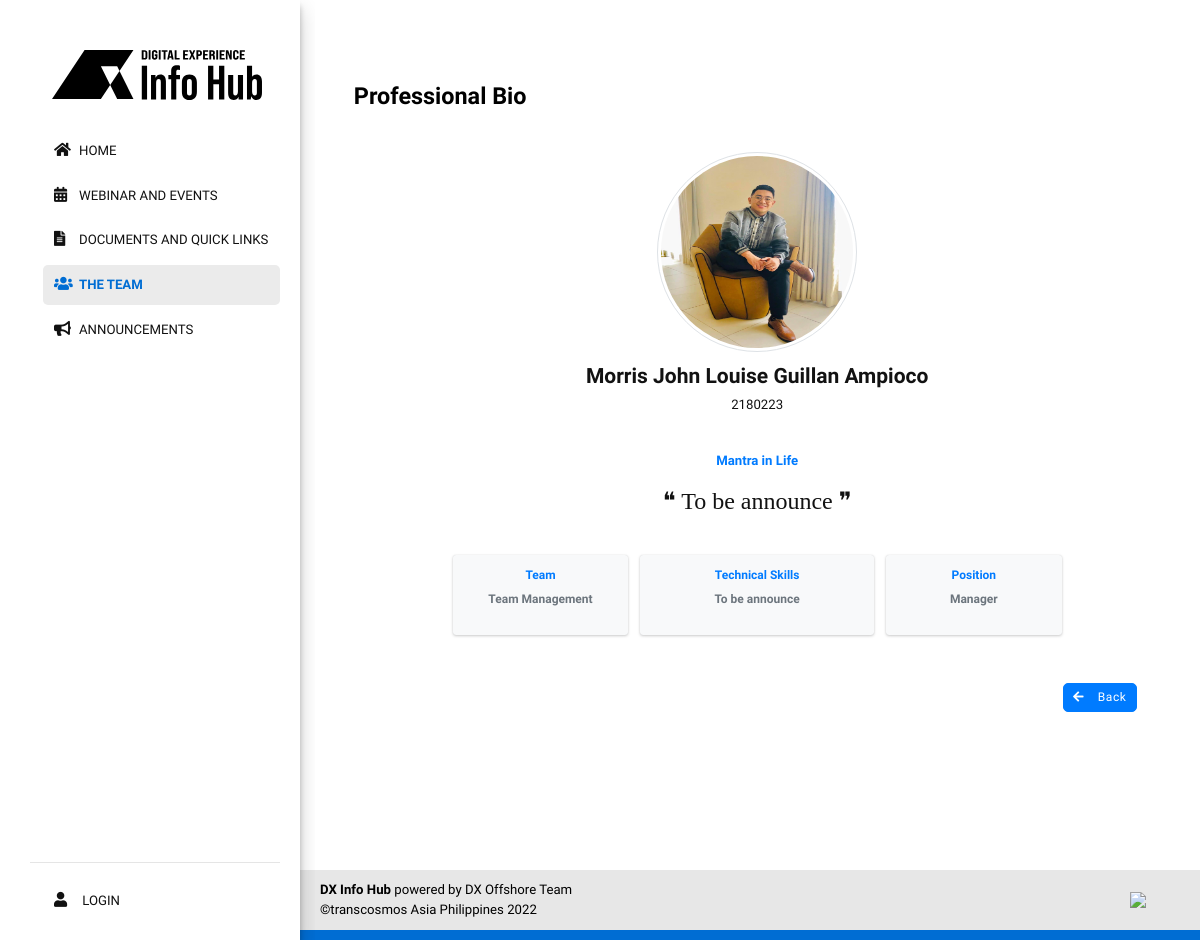
Page /pages/users/o-user-profile.php?id=3 on the committed database.
### tables this page shows
CREATE TABLE `users` (
  `user_id` bigint(20) NOT NULL,
  `user_employee_id` varchar(50) NOT NULL DEFAULT '',
  `user_email` varchar(100) NOT NULL DEFAULT '',
  `user_password` varchar(200) NOT NULL DEFAULT '',
  `user_firstname` varchar(100) NOT NULL DEFAULT '',
  `user_middlename` varchar(100) NOT NULL DEFAULT '',
  `user_lastname` varchar(100) NOT NULL DEFAULT '',
  `user_nickname` varchar(50) NOT NULL DEFAULT '',
  `user_photo` varchar(100) NOT NULL DEFAULT '',
  `role_ids` varchar(1000) NOT NULL DEFAULT ',',
  `permissions` varchar(1000) NOT NULL DEFAULT ',',
  `user_position` int(11) NOT NULL DEFAULT 0,
  `user_level` int(11) NOT NULL DEFAULT 1,
  `user_gender` varchar(100) NOT NULL,
  `user_mobile` varchar(50) NOT NULL DEFAULT '',
  `team_id` bigint(20) NOT NULL DEFAULT 0,
  `user_hiredate` int(11) NOT NULL DEFAULT 0,
  `user_enddate` int(11) NOT NULL DEFAULT 0,
  `user_mantra_in_life` varchar(300) NOT NULL,
  `user_skills` varchar(300) NOT NULL,
  `starting_date` int(11) NOT NULL DEFAULT 0,
  `data_per_page` int(11) NOT NULL DEFAULT 20,
  `user_last_login` int(11) NOT NULL DEFAULT 0,
  `user_log_attempts` int(11) DEFAULT NULL,
  `lockout_timestamp` datetime DEFAULT NULL,
  `user_status` float NOT NULL DEFAULT 0,
  `temp_del` int(11) NOT NULL DEFAULT 0
);

CREATE TABLE `teams` (
  `id` int(11) NOT NULL,
  `team_name` varchar(100) NOT NULL,
  `team_status` int(11) NOT NULL DEFAULT 0,
  `temp_del` int(11) NOT NULL DEFAULT 0,
  `timestamp` timestamp NOT NULL DEFAULT current_timestamp() ON UPDATE current_timestamp()
);

CREATE TABLE `positions` (
  `position_id` bigint(20) NOT NULL,
  `position_name` varchar(100) NOT NULL DEFAULT ''
);

### includes/functions.php (called while the page is built, shortened)
<?php
function renderLang($lang_arr) {
	if(isset($lang_arr[$GLOBALS['default_lang_idx']])) {
		if($lang_arr[$GLOBALS['default_lang_idx']] != '') {
			$return = $lang_arr[$GLOBALS['default_lang_idx']];
		} else {
			$return = $lang_arr[0];
		}
	} else {
		$return = $lang_arr[0];
	}
	return $return;
}
function getTable($sql_table) {
	$r = array();
	$sql = $GLOBALS['pdo']->prepare("SELECT * FROM ".$sql_table);
	$sql->execute();
	while($data = $sql->fetch(PDO::FETCH_ASSOC)) {
		array_push($r,$data);
	}
	return $r;
}
?>

### includes/lang/forms.php (called while the page is built, shortened)
<?php
$btn_back = array(
	'Back',
	'バック'
);
?>

### pages/users/o-user-profile.php (the view, shortened to what this page needs)
<?php
require($_SERVER['DOCUMENT_ROOT'].'/includes/config.php');
 $user_id = (isset($_GET['id']) ? $_GET['id'] : '');
 $positions_arr = getTable('positions');
 $teams_arr = getTable('teams');
 $sql = $pdo->prepare("SELECT * FROM users WHERE user_id = :user_id LIMIT 1");
 $sql->bindParam(":user_id",$user_id);
 $sql->execute();
 if($sql->rowCount()) {
?>
<!DOCTYPE html>
<html>
<head>
    <?php require($_SERVER['DOCUMENT_ROOT'].'/includes/common/links.php');  ?>
    <link href="/assets/css/profile.css" rel="stylesheet">
    <link href="/assets/css/announcement.css" rel="stylesheet"/>
</head>
<body id="profile">
	<div class="container">
        <div class="col-3 col-s-3 menu">
            <?php require($_SERVER['DOCUMENT_ROOT'].'/includes/common/parent-sidebar.php');  ?>
        </div>
        <section class="main-area col-s-9 d-column mb-4">
			<div class="announcement mb-2">
				<h2 class="mb-3"><span>Professional Bio</span></h2>
			</div>
            <?php
                $sql = $pdo->prepare("SELECT * FROM users WHERE user_id ='".$user_id."'");
                $sql->execute();
                $row = $sql->fetchAll(PDO::FETCH_ASSOC);
                foreach($row as $key => $data) {
                    if($data['user_status'] != 1) {
                        ?>
                    <div class="row mx-5 information">
                        <div class="col- text-center mx-5">
                            <div class="m-3">
                                <img class="profile-user-img img-fluid img-circle border" style="height:200px;width:200px;"
                                src='/assets/images/team-images/<?php echo $data['user_photo']?>'
                                alt="User profile picture">
                            </div>
                            <h3 class="profile-username"><?php echo $data["user_firstname"].' '.$data["user_middlename"].' '.$data["user_lastname"] ?></h3>
                            <p class="mb-5"><?php echo $data["user_employee_id"] ?></p>
                            <p class="text-primary text-center font-weight-bold">Mantra in Life</p>
                            <p class="details mb-5">❝ <?php echo $data["user_mantra_in_life"]; ?> ❞</p>
                            <div class="row justify-content-center">
                                <div class="col-sm-3 bg-light info-box">
                                        <div class="info-box-content">
                                            <span class="info-box-text text-center text-primary font-weight-bold mb-2">Team</span>
                                            <?php
                                                foreach($teams_arr as $team) {
                                                    if($team['id'] == $data['team_id']) {
                                                        echo '<span class="info-box-number text-center text-muted">'.$team['team_name'].'</span>';
                                                        break;
                                                    }
                                                }
                                            ?>
                                        </div>
                                    </div>
                                    <div class="col-sm-4 bg-light info-box mx-3">
                                        <div class="info-box-content">
                                            <span class="info-box-text text-center text-primary font-weight-bold mb-2">Technical Skills</span>
                                            <span class="info-box-number text-center text-muted mb-2"><?php echo $data["user_skills"]; ?></span>
                                        </div>
                                    </div>
                                    <div class="col-sm-3 bg-light info-box ">
                                        <div class="info-box-content">
                                            <span class="info-box-text text-center text-primary font-weight-bold  mb-2">Position</span>
                                            <?php
                                            foreach($positions_arr as $position) {
                                                if($position['position_id'] == $data["user_position"]) {
                                                echo  '<span class="info-box-number text-center text-muted">'.$position["position_name"].'</span>';
                                                    break;
                                                }
                                            }
                                        ?>
                                        </div>
                                    </div>
                                </div>
                        </div>
                    </div>
                    <div class="text-right m-5">
                        <a href="/o-teams" class="btn btn-primary">
                            <i class="fa fa-arrow-left "></i>
                            <?php echo renderLang($btn_back); ?>
                        </a>
                    </div>
                <?php }
                }
            ?>
        </section>
    </div>
    <?php require($_SERVER['DOCUMENT_ROOT'].'/includes/common/parent-footer.php');  ?>
</body>
</html>
<?php
} else {
	header('location: /o-teams');
}
?>

### assets/css/common.css (style rules this page uses)
html { font-size: 12px; }
.announcement { margin-bottom: 1rem; padding: 1rem; background-color: #fff; border-radius: .25rem; }

### assets/css/style.css (style rules this page uses)
:root { --blue: #006DD3; --gray: #E7E7E7; --dark-gray: #606060; --white: #fff; --black: #121212; }
body p, a { font-size: 1.1rem; }
.btn { border-radius: 5px; letter-spacing: 0.05rem; }
.btn .fa { margin-right: 10px; }
@media (min-width: 1200px) { .container { max-width: 1300px !important; } }
@media (min-width: 1200px) { .h1, .h2, .h3, .h4, .h5, .h6, h1, h2, h3, h4, h5, h6 { font-weight: bold !important; text-transform: none; } }
@media (min-width: 1200px) { body { font-family: 'Inter Tight', sans-serif; color: var(--black); height: 100%; font-size: 1rem; } }
@media (min-width: 1200px) { * { box-sizing: border-box; } }
@media (min-width: 1200px) { .container { margin: 0 auto; width: 90%; } }
@media (min-width: 1200px) { .container::after { content: ""; clear: both; display: table; } }
@media (min-width: 1200px) { [class*="col-"] { float: left; } }
@media (min-width: 1200px) { h2 { font-size: 1.5rem; font-weight: 600; } }
@media (min-width: 1200px) { .col-3.col-s-3.menu { position: relative; padding: 45px 20px 7px 30px; box-shadow: 0 10px 20px rgba(0,0,0,.19),0 6px 6px rgba(0,0,0,.23); clip-path: inset(0px -15px 0px 0px); min-height: 100%; height: 100vh; left: 0; position: fixed; background-color: var(--white); } }
@media (min-width: 1200px) { .main-area h2 { font-size: 1.95rem; font-weight: 100; margin: 0; color: #000; } }
[class*="col-"] { width: 100%; }
@media only screen and (min-width: 600px) { .col-s-3 { width: 22%; } }
@media only screen and (min-width: 600px) { .col-s-9 { width: 75%; } }
@media only screen and (min-width: 600px) { .main-area { width: 78%; } }
@media only screen and (min-width: 768px) { .col-3 { width: 25%; } }
@media only screen and (min-width: 768px) { .main-area { overflow: hidden;max-width: 78%; } }
@media only screen and (min-width: 768px) { .main-area { float: right; margin-top: 45px; } }

### assets/css/profile.css (style rules this page uses)
p.details { font-family: 'Volkhov', serif; font-size: 2rem; text-align: center; }

### assets/css/announcement.css (style rules this page uses)
section.main-area.col-s-9.d-column.mb-4 { margin: 70px -40px 0 !important; min-height: 100vh; }

### rows in the picture
users: user_photo (picture), user_firstname "Morris John Louise", user_middlename "Guillan", user_lastname "Ampioco", user_employee "2180223", user_mantra_in_life "To be announce", user_skills "To be announce"
teams: team_name "Team Management"
positions: position_name "Manager"
